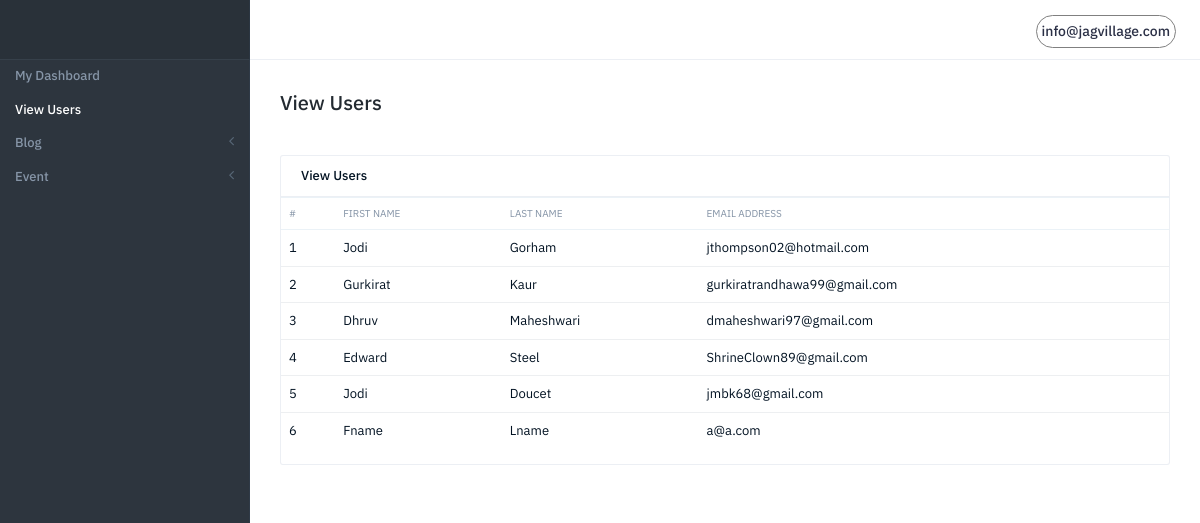
The page /admin/view-user.php (signed in) on the database its author committed.
### tables this page shows
CREATE TABLE `user` (
  `user_id` int(11) NOT NULL,
  `user_fname` varchar(255) NOT NULL,
  `user_lname` varchar(255) NOT NULL,
  `user_email` varchar(255) NOT NULL,
  `user_password` varchar(255) NOT NULL
);

### admin/view-user.php (the view, shortened to what this page needs)
<?php
require('../db.php');
if(!empty($_SESSION['admin_email'])){
?>
<!DOCTYPE html>
<html lang="zxx">
<head>
      <link type="text/css" rel="stylesheet" href="assets/plugins/daterangepicker/daterangepicker.css"/>
      <link type="text/css" rel="stylesheet" href="assets/plugins/chartist/chartist.css">
      <link type="text/css" rel="stylesheet" href="assets/plugins/jqvmap/jquery-jvectormap-2.0.2.css">
      <link type="text/css" rel="stylesheet" href="assets/css/style.css"/>
   </head>
   <body>
      <div class="page-container">
         <?php include('sidebar.php'); ?>
         <div class="page-content">
            <div class="page-header">
               <nav class="navbar navbar-default">
                  <div class="navbar-header">
                     <div class="navbar-brand">
                        <ul class="list-inline">
                        </ul>
                     </div>
                  </div>
                  <div class="header-right pull-right">
                     <ul class="list-inline justify-content-end">
                        <li class="list-inline-item dropdown" style="border: 1px solid #808080; padding: 5px; border-radius: 20px;">
                           <a  href="#" role="button" data-toggle="dropdown" aria-haspopup="true" aria-expanded="false">
                           <?php
                                       if(!empty($_SESSION['admin_email'])){ echo ''.$_SESSION['admin_email']; }
                                       ?>
                           </a>
                        </li>
                     </ul>
                  </div>
               </nav>
            </div>
            <div class="page-inner">
               <div class="wrapper">
                  <div class="pageheader pd-t-25 pd-b-35">
                     <div class="d-flex justify-content-between">
                        <div class="clearfix">
                           <div class="pd-t-5 pd-b-5">
                              <h1 class="pd-0 mg-0 tx-20 tx-dark">View Users</h1>
                           </div>
                        </div>
                     </div>
                  </div>
                  <div class="row clearfix">
                     <div class="col-md-12 col-lg-12">
                        <div class="card mg-b-30">
                           <div class="card-header">
                              <div class="d-flex justify-content-between align-items-center">
                                 <div>
                                    <h6 class="card-header-title tx-13 mb-0">View Users</h6>
                                 </div>
                              </div>
                           </div>
                           <div class="card-body pd-0">
						   <div class="table-responsive">
                              <table class="table table-hover">
                                 <thead>
                                    <tr>
                                       <th>#</th>
                                       <th>First Name</th>
                                       <th>Last Name</th>
                                       <th>Email Address</th>
                                    </tr>
                                 </thead>
                                 <tbody>
                                     <?php
                                        $sql = "select * from user";
                                        $run = mysqli_query($con,$sql);
                                        $i=0;
                                        while($row=mysqli_fetch_array($run)){
                                            $i++;
                                            ?>
                                            <tr>
                                       <td><?php echo $i; ?></td>
                                       <td><?php echo $row['user_fname']; ?></td>
                                       <td><?php echo $row['user_lname']; ?></td>
                                       <td><?php echo $row['user_email']; ?></td>
                                    </tr>
                                       <?php }
                                     ?>
                                 </tbody>
                              </table>
                           </div>
                           </div>
                        </div>
                     </div>
                  </div>
               </div>
            </div>
         </div>
      </div>
   </body>
</html>
<?php
}else{
  header('Location: login.php');
}
?>

### rows shown on the page
user: user_fname "Jodi", user_lname "Gorham", user_email "jthompson02@hotmail.com"
user: user_fname "Gurkirat", user_lname "Kaur", user_email "gurkiratrandhawa99@gmail.com"
user: user_fname "Dhruv", user_lname "Maheshwari", user_email "dmaheshwari97@gmail.com"
user: user_fname "Edward", user_lname "Steel", user_email "ShrineClown89@gmail.com"
user: user_fname "Jodi", user_lname "Doucet", user_email "jmbk68@gmail.com"
user: user_fname "Fname", user_lname "Lname", user_email "a@a.com"

### other values the page prints
$_SESSION['admin_email'] "info@jagvillage.com"
